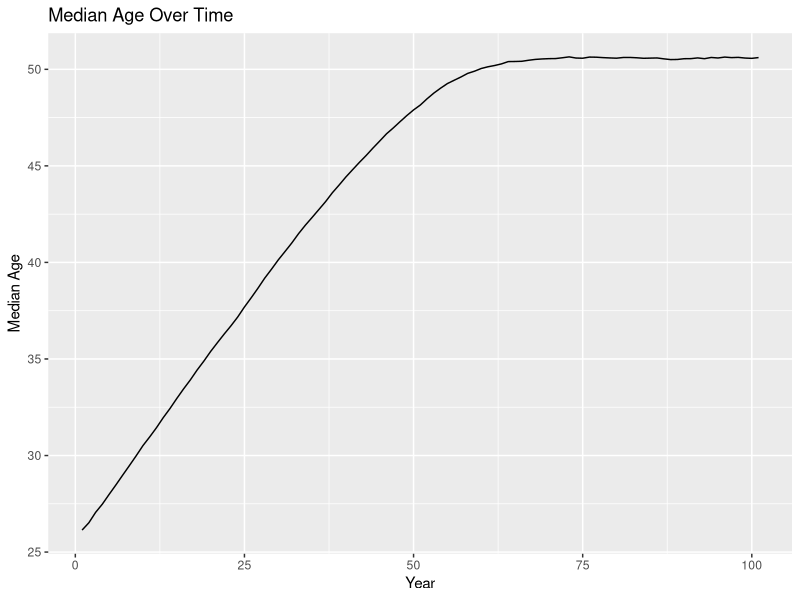
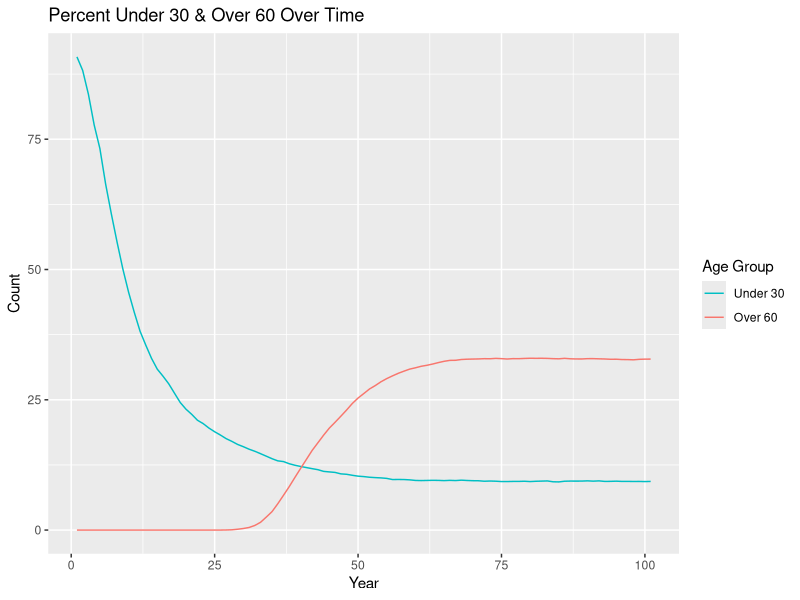
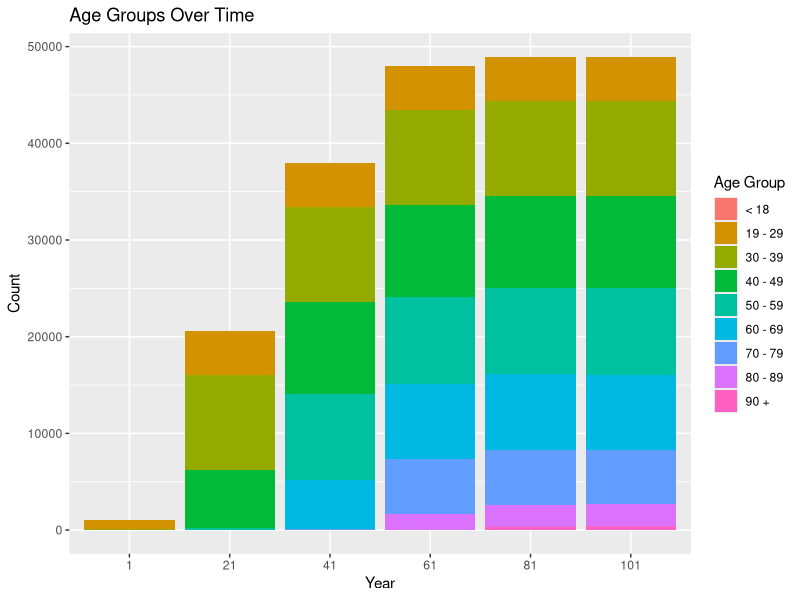
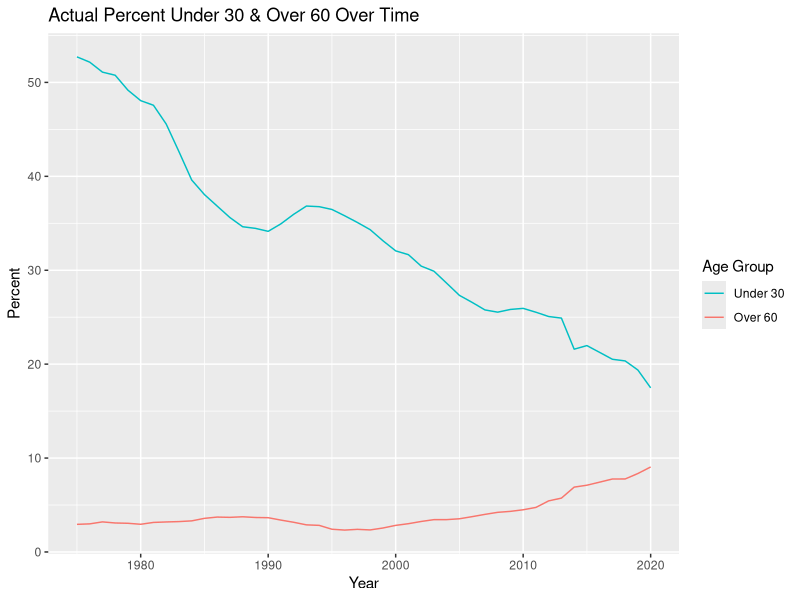
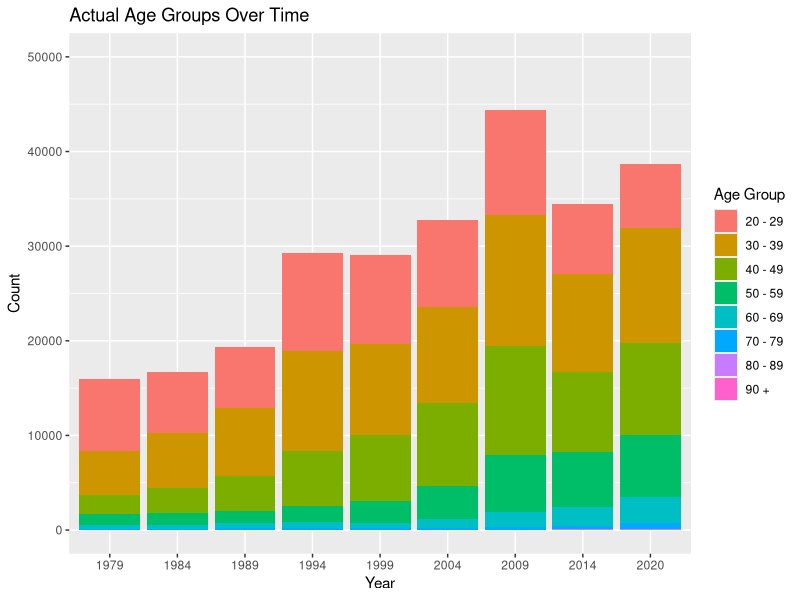
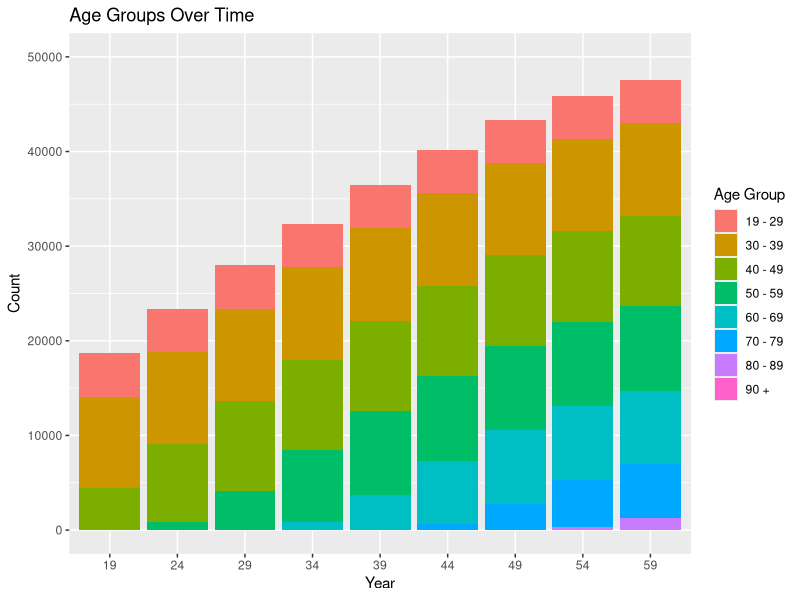
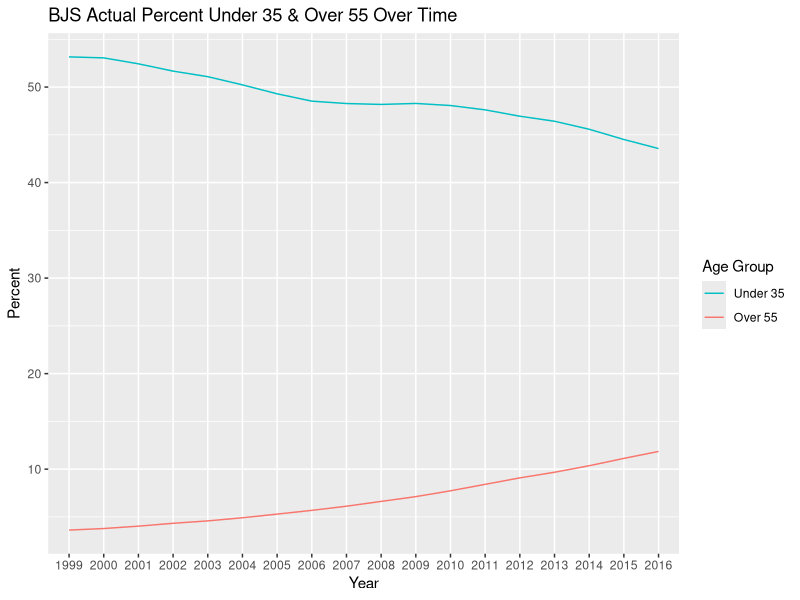
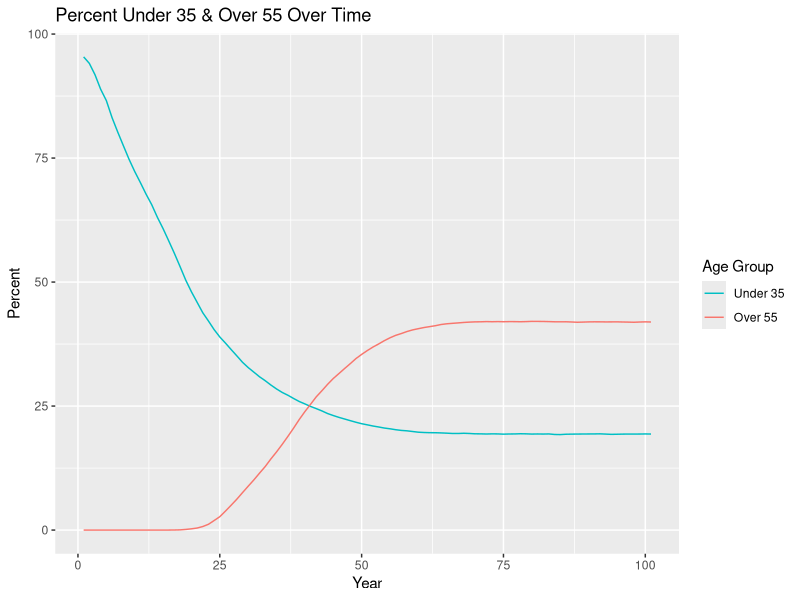

Here is the R script that generated these plots, in order:
## ---- chunk 1
knitr::opts_chunk$set(echo = TRUE)
## ---- chunk 2
library(tidyverse)
## ---- chunk 3
set.seed(12345)
## ---- chunk 4
pop_n <- 1000
pop_mean <- 26
pop_sd <- 3
parole_eligibility <- 20
parole_prob <- 0.9
## ---- chunk 5
population <- 
  rnorm(n = pop_n, mean = pop_mean, sd = pop_sd) %>% 
  enframe() %>% 
  select(value) %>% 
  rename(original_age = value) %>% 
  mutate(current_age = original_age, years_incarcerated = 0)

overall <-
  tibble(year = 1, total = nrow(population), 
         median_age = median(population$current_age)) %>% 
  mutate("< 18" = pull(count(filter(population, current_age < 19))),
         "19 - 29" = pull(count(filter(population, current_age >= 19 & current_age < 30))),
         "30 - 39" = pull(count(filter(population, current_age >= 30 & current_age < 40))),
         "40 - 49" = pull(count(filter(population, current_age >= 40 & current_age < 50))),
         "50 - 59" = pull(count(filter(population, current_age >= 50 & current_age < 60))),
         "60 - 69" = pull(count(filter(population, current_age >= 60 & current_age < 70))),
         "70 - 79" = pull(count(filter(population, current_age >= 70 & current_age < 80))),
         "80 - 89" = pull(count(filter(population, current_age >= 80 & current_age < 90))),
         "90 +" = pull(count(filter(population, current_age >= 90))))
## ---- chunk 6
one_year_population <- function(data) {
  # age & years incarcerated increases by 1
  data$current_age <- data$current_age + 1
  data$years_incarcerated <- data$years_incarcerated + 1
  
  # creates age group cohorts & randomly removes fraction based on cohort
  less_than_18 <- filter(data, current_age < 19)
  less_than_18 <- sample_frac(less_than_18, (1 - 0.0007))
  
  `19_to_29` <- filter(data, current_age >= 19 & current_age < 30)
  `19_to_29` <- sample_frac(`19_to_29`, (1 - 0.0013))
  
  `30_to_39` <- filter(data, current_age >= 30 & current_age < 40)
  `30_to_39` <- sample_frac(`30_to_39`, (1 - 0.0019))
  
  `40_to_49` <- filter(data, current_age >= 40 & current_age < 50)
  `40_to_49` <- sample_frac(`40_to_49`, (1 - 0.0040))
  
  `50_to_59` <- filter(data, current_age >= 50 & current_age < 60)
  `50_to_59` <- sample_frac(`50_to_59`, (1 - 0.0088))
  
  `60_to_69` <- filter(data, current_age >= 60 & current_age < 70)
  `60_to_69` <- sample_frac(`60_to_69`, (1 - 0.0178))
  
  `70_to_79` <- filter(data, current_age >= 70 & current_age < 80)
  `70_to_79` <- sample_frac(`70_to_79`, (1 - 0.0439))
  
  `80_to_89` <- filter(data, current_age >= 80 & current_age < 90)
  `80_to_89` <- sample_frac(`80_to_89`, (1 - 0.1345))
  
  over_90 <- filter(data, current_age >= 90)
  over_90 <- sample_frac(over_90, (1 - 0.2000))
  
  data <- do.call("rbind", list(less_than_18, `19_to_29`, `30_to_39`, `40_to_49`, `50_to_59`, 
                                `60_to_69`,`70_to_79`, `80_to_89`, over_90))
  
  # adds 1000 more
  incoming <- 
    rnorm(n = pop_n, mean = pop_mean, sd = pop_sd) %>% 
    enframe() %>% 
    select(value) %>% 
    rename(original_age = value) %>% 
    mutate(current_age = original_age, years_incarcerated = 0)
  data <- rbind(data, incoming)
  
  # removes any observations with age greater than 100
  data <- data %>% 
    filter(current_age < 100)
}

one_year_overall <- function(data, p) {
    incoming <-
      tibble(year = last(data$year) + 1, total = nrow(p),
             median_age = median(p$current_age)) %>% 
        mutate("< 18" = pull(count(filter(p, current_age < 19))),
               "19 - 29" = pull(count(filter(p, current_age >= 19 & current_age < 30))),
               "30 - 39" = pull(count(filter(p, current_age >= 30 & current_age < 40))),
               "40 - 49" = pull(count(filter(p, current_age >= 40 & current_age < 50))),
               "50 - 59" = pull(count(filter(p, current_age >= 50 & current_age < 60))),
               "60 - 69" = pull(count(filter(p, current_age >= 60 & current_age < 70))),
               "70 - 79" = pull(count(filter(p, current_age >= 70 & current_age < 80))),
               "80 - 89" = pull(count(filter(p, current_age >= 80 & current_age < 90))),
               "90 +" = pull(count(filter(p, current_age >= 90))))
    data <- rbind(data, incoming)
}
## ---- chunk 7
# extend 100 years until stable
no_parole_population <- population
no_parole_overall <- overall

for (i in 1:100) {
  no_parole_population <- one_year_population(no_parole_population)
  no_parole_overall <- one_year_overall(no_parole_overall, no_parole_population)
}
## ---- chunk 8
ggplot(data = no_parole_overall, mapping = aes(x = year, y = median_age)) +
  geom_line() +
  labs(title = "Median Age Over Time", x = "Year", y = "Median Age")

no_parole_overall %>% 
  mutate(under_30 = (`19 - 29` + `< 18`) / total * 100, 
         over_60 = (`60 - 69` + `70 - 79` + `80 - 89` + `90 +`) / total * 100) %>% 
  select(year, under_30, over_60) %>% 
  ggplot(data = ., mapping = aes(x = year, group = 1)) +
  geom_line(mapping = aes(y = under_30, color = "under_30")) +
  geom_line(mapping = aes(y = over_60, color = "over_60")) +
  labs(title = "Percent Under 30 & Over 60 Over Time", x = "Year", y = "Count") +
  scale_color_discrete(name = "Age Group",
                       breaks = c("under_30", "over_60"), labels = c("Under 30", "Over 60"))

no_parole_overall_long <- no_parole_overall %>% 
  select(year, `< 18`:`90 +`) %>% 
  mutate(year = as.character(year)) %>% 
  pivot_longer(-year, names_to = "age_group", values_to = "count")

ggplot(data = no_parole_overall_long, mapping = aes(x = year, y = count, fill = age_group)) +
  geom_bar(position = "stack", stat = "identity") +
  labs(title = "Age Groups Over Time", x = "Year", y = "Count") +
  scale_x_discrete(limits = c("1", "21", "41", "61", "81", "101")) +
  scale_fill_discrete(name = "Age Group",
                      breaks = c("< 18", "19 - 29", "30 - 39", "40 - 49", "50 - 59", "60 - 69",
                                 "70 - 79", "80 - 89", "90 +"))
## ---- chunk 9
simulation_base <- no_parole_overall %>% 
  filter(year == 100) %>%
  mutate(`< 18` = `< 18` / total * 100, `19 - 29` = `19 - 29` / total * 100,
         `30 - 39` = `30 - 39` / total * 100, `40 - 49` = `40 - 49` / total * 100,
         `50 - 59` = `50 - 59` / total * 100, `60 - 69` = `60 - 69` / total * 100,
         `70 - 79` = `70 - 79` / total * 100, `80 - 89` = `80 - 89` / total * 100,
         `90 +` = `90 +` / total * 100) %>% 
  select(total:`90 +`)

simulation_base_alt <- no_parole_overall %>% 
  filter(year == 100) %>% 
  mutate(under_30 = (`19 - 29` + `< 18`) / total * 100, 
         over_60 = (`60 - 69` + `70 - 79` + `80 - 89` + `90 +`) / total * 100) %>% 
  select(total, median_age, under_30, over_60)
## ---- chunk 10
bar_race <- no_parole_overall %>% 
  select(year, `< 18`:`90 +`) %>% 
  mutate(year = as.character(year)) %>% 
  pivot_longer(-year, names_to = "age_group", values_to = "count") %>% 
  pivot_wider(names_from = "year", values_from = "count")
## ---- chunk 11
nc <- read.csv("nc.csv")
nc %>% 
  mutate(Under30 = (AgeUnder20 + Age20to29) / PrisonPopulation * 100, 
         Over60 = (Age60to69 + Age70to79 + Age80to89 + Age90over) / PrisonPopulation * 100) %>% 
  select(year, PrisonPopulation, Under30, Over60) %>% 
  ggplot(data = ., mapping = aes(x = year, group = 1)) +
  geom_line(mapping = aes(y = Under30, color = "Under30")) +
  geom_line(mapping = aes(y = Over60, color = "Over60")) +
  labs(title = "Actual Percent Under 30 & Over 60 Over Time", x = "Year", y = "Percent") +
  scale_color_discrete(name = "Age Group",
                       breaks = c("Under30", "Over60"), labels = c("Under 30", "Over 60"))

nc_long <- nc %>% 
  select(year, AgeUnder20:Age90over) %>% 
  mutate(year = as.character(year)) %>% 
  pivot_longer(-year, names_to = "age_group", values_to = "count")

nc_long %>% 
  filter(age_group != "AgeUnder20") %>% 
  ggplot(data = ., mapping = aes(x = year, y = count, fill = age_group)) +
  geom_col() +
  labs(title = "Actual Age Groups Over Time", x = "Year", y = "Count") +
  scale_x_discrete(limits = c("1979", "1984", "1989", "1994", "1999", "2004", "2009", "2014", 
                              "2020")) +
  expand_limits(y = c(0, 50000)) +
  scale_fill_discrete(name = "Age Group",
                      breaks = c("Age20to29", "Age30to39", "Age40to49", "Age50to59", 
                                 "Age60to69", "Age70to79", "Age80to89", "Age90over"),
                      labels = c("20 - 29", "30 - 39", "40 - 49", "50 - 59", "60 - 69",
                                 "70 - 79", "80 - 89", "90 +"))

no_parole_overall_long %>% 
  filter(age_group != "< 18") %>% 
  ggplot(data = ., mapping = aes(x = year, y = count, fill = age_group)) +
  geom_col() +
  labs(title = "Age Groups Over Time", x = "Year", y = "Count") +
  scale_x_discrete(limits = c("19", "24", "29", "34", "39", "44", "49", "54", "59")) +
  expand_limits(y = c(0, 50000)) +
  scale_fill_discrete(name = "Age Group",
                      breaks = c("19 - 29", "30 - 39", "40 - 49", "50 - 59", "60 - 69",
                                 "70 - 79", "80 - 89", "90 +"))
## ---- chunk 12
bjs <- read.csv("bjs.csv")
bjs_wide <- bjs %>% 
  select(RPTYEAR, AGEYREND, n) %>% 
  mutate(RPTYEAR = as.character(RPTYEAR)) %>% 
  pivot_wider(names_from = "AGEYREND", values_from = "n") %>% 
  mutate(total = `(1) 18-24 years` + `(2) 25-34 years` + `(3) 35-44 years` + 
           `(4) 45-54 years` + `(5) 55+ years`)

bjs_wide %>% 
  mutate(under_35 = (`(1) 18-24 years` + `(2) 25-34 years`) / total * 100, 
         over_55 = `(5) 55+ years` / total * 100) %>% 
  select(RPTYEAR, under_35, over_55) %>% 
  ggplot(data = ., mapping = aes(x = RPTYEAR, group = 1)) +
  geom_line(mapping = aes(y = under_35, color = "under_35")) +
  geom_line(mapping = aes(y = over_55, color = "over_55")) + 
  labs(title = "BJS Actual Percent Under 35 & Over 55 Over Time", x = "Year", y = "Percent") +
  scale_color_discrete(name = "Age Group", 
                       breaks = c("under_35", "over_55"), labels = c("Under 35", "Over 55"))

no_parole_overall %>% 
  mutate(under_35 = (`30 - 39` / 2 + `19 - 29` + `< 18`) / total * 100,
         over_55 = (`50 - 59` / 2 + `60 - 69` + `70 - 79` + `80 - 89` + `90 +`) / 
           total * 100) %>% 
  select(year, under_35, over_55) %>% 
  ggplot(data = ., mapping = aes(x = year, group = 1)) +
  geom_line(mapping = aes(y = under_35, color = "under_35")) +
  geom_line(mapping = aes(y = over_55, color = "over_55")) +
  labs(title = "Percent Under 35 & Over 55 Over Time", x = "Year", y = "Percent") +
  scale_color_discrete(name = "Age Group",
                       breaks = c("under_35", "over_55"), labels = c("Under 35", "Over 55"))

ggplot(data = bjs, mapping = aes(x = RPTYEAR, y = COUNT_THSNDS, fill = AGEYREND)) +
  geom_col() +
  labs(title = "BJS Actual Age Groups Over Time", x = "Year", y = "Count (in thousands)") +
  scale_fill_discrete(name = "Age Group",
                      breaks = c("(1) 18-24 years", "(2) 25-34 years", "(3) 35-44 years",
                                 "(4) 45-54 years", "(5) 55+ years"),
                      labels = c("18 - 24", "25 - 34", "35 - 44", "45 - 54", "55 +"))

no_parole_overall %>% 
  mutate(`18 - 24` = `< 18` + `19 - 29` / 2, `25 - 34` = `19 - 29` / 2 + `30 - 39` / 2,
         `35 - 44` = `30 - 39` / 2 + `40 - 49` / 2, `45 - 54` = `40 - 49` / 2 + `50 - 59` / 2,
         `55 +` = `50 - 59` / 2 + `60 - 69` + `70 - 79` + `80 - 89` + `90 +`) %>% 
  select(year, `18 - 24`:`55 +`) %>% 
  mutate(year = as.character(year)) %>% 
  pivot_longer(-year, names_to = "age_group", values_to = "count") %>% 
  ggplot(data = ., mapping = aes(x = year, y = count, fill = age_group)) +
  geom_col() +
  labs(title = "Age Groups Over Time", x = "Year", y = "Count") +
  scale_x_discrete(limits = c("19", "24", "29", "34", "39", "44", "49", "54", "59")) +
  scale_fill_discrete(name = "Age Group")
## ---- chunk 13
population_e <- no_parole_population
overall_e <- no_parole_overall
for (i in 1:100) {
  population_e <- one_year_population(population_e)
  overall_e <- one_year_overall(overall_e, population_e)
}
## ---- chunk 14
ggplot(data = overall_e, mapping = aes(x = year, y = median_age)) +
  geom_line() +
  labs(title = "Median Age Over Time", x = "Year", y = "Median Age")

overall_e %>% 
  mutate(under_30 = (`19 - 29` + `< 18`) / total * 100, 
         over_60 = (`60 - 69` + `70 - 79` + `80 - 89` + `90 +`) / total * 100) %>% 
  select(year, under_30, over_60) %>% 
  ggplot(data = ., mapping = aes(x = year, group = 1)) +
  geom_line(mapping = aes(y = under_30, color = "under_30")) +
  geom_line(mapping = aes(y = over_60, color = "over_60")) +
  labs(title = "Percent Under 30 & Over 60 Over Time", x = "Year", y = "Count") +
  scale_color_discrete(name = "Age Group",
                       breaks = c("under_30", "over_60"), labels = c("Under 30", "Over 60"))

overall_e_long <- overall_e %>% 
  select(year, `< 18`:`90 +`) %>% 
  mutate(year = as.character(year)) %>% 
  pivot_longer(-year, names_to = "age_group", values_to = "count") %>% 
  filter(year == "1" | year == "21" | year == "41" | year == "61" | year == "81" | 
           year == "101" | year == "121" | year == "141" | year == "161" | year == "181" |
           year == "201")

ggplot(data = overall_e_long, mapping = aes(x = year, y = count, fill = age_group)) +
  geom_bar(position = "stack", stat = "identity") +
  labs(title = "Age Groups Over Time", x = "Year", y = "Count") +
  scale_x_discrete(limits = c("1", "21", "41", "61", "81", "101", "121", "141", "161", "181", 
                              "201")) +
  scale_fill_discrete(name = "Age Group",
                      breaks = c("< 18", "19 - 29", "30 - 39", "40 - 49", "50 - 59", "60 - 69",
                                 "70 - 79", "80 - 89", "90 +"))

bar_race_e <- overall_e %>% 
  select(year, `< 18`:`90 +`) %>% 
  mutate(year = as.character(year)) %>% 
  pivot_longer(-year, names_to = "age_group", values_to = "count") %>% 
  pivot_wider(names_from = "year", values_from = "count")
## ---- chunk 15
one_year_parole <- function(data) {
  # age & years incarcerated increases by 1
  data$current_age <- data$current_age + 1
  data$years_incarcerated <- data$years_incarcerated + 1
  
  # creates age group cohorts & randomly removes fraction based on cohort
  less_than_18 <- filter(data, current_age < 19)
  less_than_18 <- sample_frac(less_than_18, (1 - 0.0007))
  
  `19_to_29` <- filter(data, current_age >= 19 & current_age < 30)
  `19_to_29` <- sample_frac(`19_to_29`, (1 - 0.0013))
  
  `30_to_39` <- filter(data, current_age >= 30 & current_age < 40)
  `30_to_39` <- sample_frac(`30_to_39`, (1 - 0.0019))
  
  `40_to_49` <- filter(data, current_age >= 40 & current_age < 50)
  `40_to_49` <- sample_frac(`40_to_49`, (1 - 0.0040))
  
  `50_to_59` <- filter(data, current_age >= 50 & current_age < 60)
  `50_to_59` <- sample_frac(`50_to_59`, (1 - 0.0088))
  
  `60_to_69` <- filter(data, current_age >= 60 & current_age < 70)
  `60_to_69` <- sample_frac(`60_to_69`, (1 - 0.0178))
  
  `70_to_79` <- filter(data, current_age >= 70 & current_age < 80)
  `70_to_79` <- sample_frac(`70_to_79`, (1 - 0.0439))
  
  `80_to_89` <- filter(data, current_age >= 80 & current_age < 90)
  `80_to_89` <- sample_frac(`80_to_89`, (1 - 0.1345))
  
  over_90 <- filter(data, current_age >= 90)
  over_90 <- sample_frac(over_90, (1 - 0.2000))
  
  data <- do.call("rbind", list(less_than_18, `19_to_29`, `30_to_39`, `40_to_49`, `50_to_59`, 
                                `60_to_69`,`70_to_79`, `80_to_89`, over_90))
  
  eligible <- sample_frac(filter(data, years_incarcerated >= parole_eligibility), parole_prob)
  ineligible <- filter(data, years_incarcerated < parole_eligibility)
  data <- rbind(eligible, ineligible)
  
  # adds 1000 more
  incoming <- 
    rnorm(n = pop_n, mean = pop_mean, sd = pop_sd) %>% 
    enframe() %>% 
    select(value) %>% 
    rename(original_age = value) %>% 
    mutate(current_age = original_age, years_incarcerated = 0)
  data <- rbind(data, incoming)
  
  # removes any observations with age greater than 100
  data <- data %>% 
    filter(current_age < 100)
}
## ---- chunk 16
parole_population <- population
parole_overall <- overall

for (i in 1:100) {
  parole_population <- one_year_parole(parole_population)
  parole_overall <- one_year_overall(parole_overall, parole_population)
}
## ---- chunk 17
ggplot(data = parole_overall, mapping = aes(x = year, y = median_age)) +
  geom_line() +
  labs(title = "Median Age Over Time with Parole", x = "Year", y = "Median Age")

parole_overall %>% 
  mutate(under_30 = (`19 - 29` + `< 18`) / total * 100, 
         over_60 = (`60 - 69` + `70 - 79` + `80 - 89` + `90 +`) / total * 100) %>% 
  select(year, under_30, over_60) %>% 
  ggplot(data = ., mapping = aes(x = year, group = 1)) +
  geom_line(mapping = aes(y = under_30, color = "under_30")) +
  geom_line(mapping = aes(y = over_60, color = "over_60")) +
  labs(title = "Percent Under 30 & Over 60 Over Time with Parole", x = "Year", y = "Count") +
  scale_color_discrete(name = "Age Group",
                       breaks = c("under_30", "over_60"), labels = c("Under 30", "Over 60"))

parole_overall_long <- parole_overall %>% 
  select(year, `< 18`:`90 +`) %>% 
  mutate(year = as.character(year)) %>% 
  pivot_longer(-year, names_to = "age_group", values_to = "count")

ggplot(data = parole_overall_long, mapping = aes(x = year, y = count, fill = age_group)) +
  geom_bar(position = "stack", stat = "identity") +
  labs(title = "Age Groups Over Time with Parole", x = "Year", y = "Count") +
  scale_x_discrete(limits = c("1", "21", "41", "61", "81", "101")) +
  scale_fill_discrete(name = "Age Group",
                      breaks = c("< 18", "19 - 29", "30 - 39", "40 - 49", "50 - 59", "60 - 69",
                                 "70 - 79", "80 - 89", "90 +"))
## ---- chunk 18
simulation_parole <- parole_overall %>% 
  filter(year == 100) %>%
  mutate(`< 18` = `< 18` / total * 100, `19 - 29` = `19 - 29` / total * 100,
         `30 - 39` = `30 - 39` / total * 100, `40 - 49` = `40 - 49` / total * 100,
         `50 - 59` = `50 - 59` / total * 100, `60 - 69` = `60 - 69` / total * 100,
         `70 - 79` = `70 - 79` / total * 100, `80 - 89` = `80 - 89` / total * 100,
         `90 +` = `90 +` / total * 100) %>% 
  select(total:`90 +`)

simulation_parole_alt <- parole_overall %>% 
  filter(year == 100) %>% 
  mutate(under_30 = (`19 - 29` + `< 18`) / total * 100, 
         over_60 = (`60 - 69` + `70 - 79` + `80 - 89` + `90 +`) / total * 100) %>% 
  select(total, median_age, under_30, over_60)
